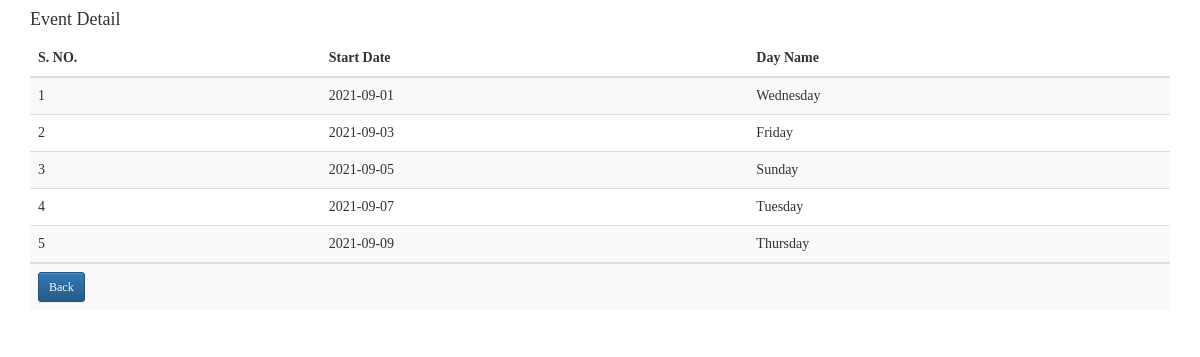
The app's page /practical-test/event-view/2 with its own data.
### tables this page shows
CREATE TABLE `st_event_recurrence` (
  `event_recurr_id` int(11) NOT NULL,
  `event_id` int(11) NOT NULL,
  `start_date` date NOT NULL,
  `event_day` varchar(20) DEFAULT NULL
);

### practical-test/application/controllers/Welcome.php (called while the page is built, shortened)
<?php
class Welcome extends CI_Controller {
     public function __construct(){
         $this->load->library('session');
         $this->load->model('Query');
     }
	public function event_view($id)
	{
	     $this->Query->event_view($id);
		$data['event_list_data']=$this->Query->event_view($id);
		$this->load->view('event_view',$data);
	}
}

### practical-test/index.php (called while the page is built, shortened)
<?php
require_once BASEPATH.'core/CodeIgniter.php';

### practical-test/application/models/Query.php (called while the page is built, shortened)
<?php
   class Query extends CI_Model{
  public function event_view($id){
  	$qry = $this->db->select('*')->where('event_id',$id)->from('st_event_recurrence')->get();
  	return $qry->result();
  }
   }
 ?>

### practical-test/application/views/event_view.php (the view, shortened to what this page needs)
<!DOCTYPE html>
<html>
<head>
<link rel="stylesheet" href="https://maxcdn.bootstrapcdn.com/bootstrap/3.3.7/css/bootstrap.min.css">
<link rel="stylesheet" href="https://maxcdn.bootstrapcdn.com/bootstrap/3.3.7/css/bootstrap-theme.min.css">
</head>
    <body>
    <section class="container">
<div class="row">
		<div class="col-md-12">
	     		 <h4> Event Detail</h4>
	     	</div>
		<div class="col-md-12 table-responsive">
		<table class="table table-striped">
		<thead>
			<tr>
				<th>S. NO.</th>
				<th>Start Date</th>
				<th>Day Name</th>
			</tr>
			</thead>
				<?php $i=1; foreach ($event_list_data as $value) {?>
			<tr>
			<td><?= $i?></td>
			<td><?= $value->start_date?></td>
			<td><?= $value->event_day?></td>
			</tr>
				<?php $i++;} ?>
				<tr>
					<td colspan="3"><a href="<?= base_url()?>" class="btn btn-sm btn-primary">Back</a></td>
				</tr>
		</table>
		</div>
</div>
</section>
</body>
</html>

### practical-test/application/views/event_view.php (style rules this page uses)
body { font-family: Verdana; }

### records on screen
st_event_recurrence: start_date "2021-09-01", event_day "Wednesday"
st_event_recurrence: start_date "2021-09-03", event_day "Friday"
st_event_recurrence: start_date "2021-09-05", event_day "Sunday"
st_event_recurrence: start_date "2021-09-07", event_day "Tuesday"
st_event_recurrence: start_date "2021-09-09", event_day "Thursday"
